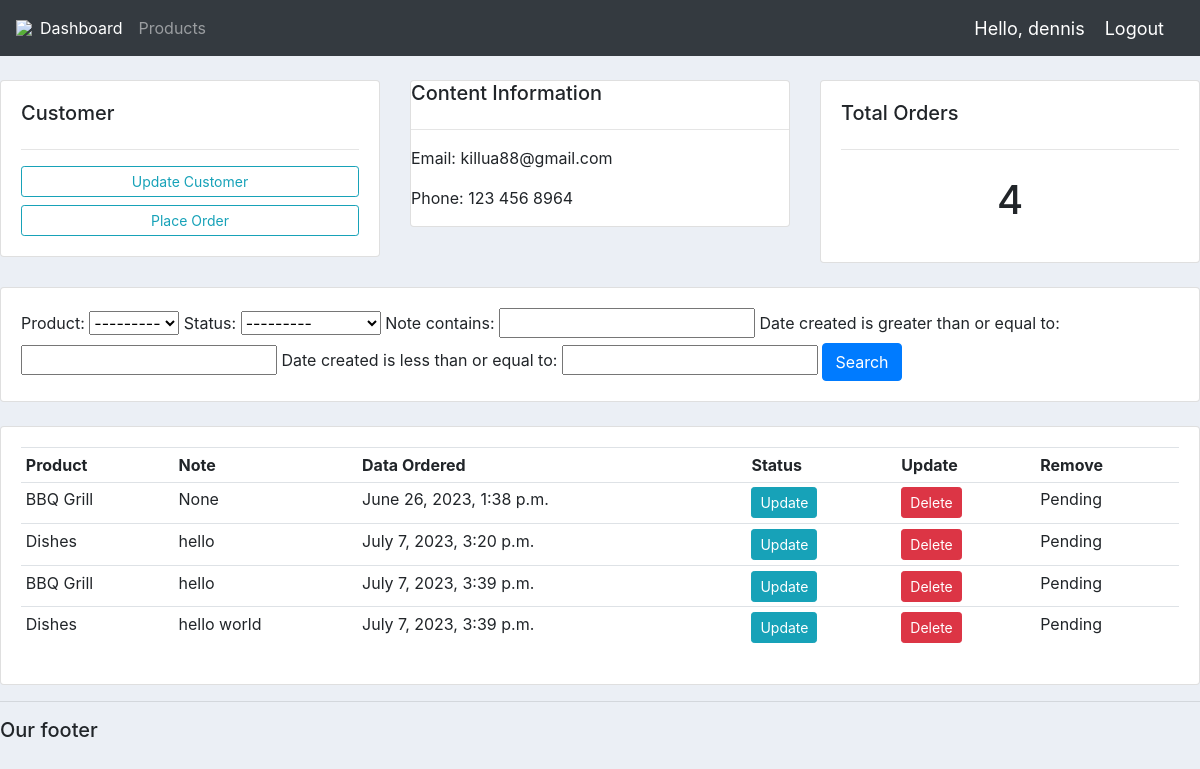
Page /customer/1 (signed in) on the committed database.
### accounts/models.py (models this page shows, shortened)
class Customer(models.Model):
    user = models.OneToOneField(User, null=True,blank= True, on_delete=models.CASCADE)
    name = models.CharField(max_length=200, null=True)
    phone = models.CharField(max_length=200, null=True)
    email = models.CharField(max_length=200, null=True)
    profile_pic = models.ImageField(default="profile1.png",null=True, blank=True)
    date_created = models.DateTimeField(auto_now_add=True, null=True)

class Order(models.Model):
    STATUS = (
        ('Pending', 'Pending'),
        ('Out for delivery', 'Out  for delivery'),
        ('Delivered', 'Delivered'),
    )
    customer = models.ForeignKey(Customer, null=True, on_delete= models.SET_NULL)
    product = models.ForeignKey(Product, null=True, on_delete= models.SET_NULL)
    date_created = models.DateTimeField(auto_now_add=True, null=True)
    status = models.CharField(max_length=200, null=True, choices=STATUS)
    note = models.CharField(max_length=1000, null=True)

class Product(models.Model):
    CATEGORY = (
        ('Indoor', 'Indoor'),
        ('Out Door', 'Out Door'),
    )
    name = models.CharField(max_length=200, null=True)
    price = models.FloatField(null=True)
    category = models.CharField(max_length=200, null=True, choices=CATEGORY)
    description = models.CharField(max_length=200, null=True, blank=True)
    date_created = models.DateTimeField(auto_now_add=True, null=True)
    tags = models.ManyToManyField(Tag)
    def __str__(self):
        return self.name

### accounts/decoraters.py (the view)
        def wrapper_func(request, *args, **kwargs):
            group = None
            if request.user.groups.exists():
                group = request.user.groups.all()[0].name
            if group in allowed_roles:
                return view_func(request, *args, **kwargs)
            else:
                return HttpResponse('You are not authorized to view this page')

### accounts/decoraters.py (called while the page is built)
def allowed_users(allowed_roles=[]):
    def decorator(view_func):
        def wrapper_func(request, *args, **kwargs):
            group = None
            if request.user.groups.exists():
                group = request.user.groups.all()[0].name
            if group in allowed_roles:
                return view_func(request, *args, **kwargs)
            else:
                return HttpResponse('You are not authorized to view this page')
        return wrapper_func
    return decorator

### accounts/views.py (called while the page is built)
@login_required(login_url='login')
@allowed_users(allowed_roles=['admin'])
def customer(requset, pk_test):
    customer = Customer.objects.get(id=pk_test)
    orders = customer.order_set.all()
    order_count = orders.count()
    myFilter = OrderFilter(requset.GET, queryset=orders)
    orders = myFilter.qs
    context = {'customer': customer, 'orders':orders, 'order_count':order_count, 'myFilter': myFilter}
    return render(requset,'accounts/customer.html', context)

### accounts/templates/accounts/customer.html
{% extends 'accounts/main.html' %}
{% block content %}
    <br>
    <div class="row">
        <div class="col-md">
            <div class="card card-body">
                <h5>Customer</h5>
                <hr>
                <a class="btn btn-outline-info btn-sm btn-block" href="">Update Customer</a>
                <a class="btn btn-outline-info btn-sm btn-block" href="{% url 'create_order' customer.id %}">Place Order</a>
            </div>
        </div>
        <div class="col-md">
            <div class="card card body">
                <h5>Content Information</h5>
                <hr>
                <p>Email: {{customer.email}}</p>
                <p>Phone: {{customer.phone}}</p>
            </div>
        </div>
        <div class="col-md">
            <div class="card card-body">
                <h5>Total Orders</h5>
                <hr>
                <h1 style="text-align: center;padding:10px">{{order_count}}</h1>
            </div>
        </div>
    </div>
    <br>
    <div class="row">
        <div class="col">
            <div class="card card-body">
                <form method="get">
                    {{ myFilter.form }}
                    <button class="btn btn-primary" type="submit">Search</button>
                </form>
            </div>
        </div>
    </div>
    <br>
    <div class="row">
        <div class="col-md">
            <div class="card card-body">
                <table class="table table-sm">
                    <tr>
                        <th>Product</th>
                        <th>Note</th>
                        <th>Data Ordered</th>
                        <th>Status</th>
                        <th>Update</th>
                        <th>Remove</th>
                    </tr>
                    {% for order in orders %}
                    <tr>
                        <td>{{order.product}}</td>
                        <td>{{order.note}}</td>
                        <td>{{order.date_created}}</td>
                        <td><a class="btn btn-sm btn-info" href="{% url 'update_order' order.id %}">Update</a></td>
                        <td><a class="btn btn-sm btn-danger" href="{% url 'delete_order' order.id %}">Delete</a></td>
                        <td>{{order.status}}</td>
                    </tr>
                    {% endfor %}
                </table>
            </div>
        </div>
    </div>
{% endblock %}

### accounts/templates/accounts/navbar.html (shortened to what this page needs)
{% load static %}
<nav class="navbar navbar-expand-lg navbar-dark bg-dark">
  <img src="{% static 'images/logo.png' %}">
    <div class="collapse navbar-collapse" id="navbarNav">
      <ul class="navbar-nav">
        {% if request.user.is_staff %}
        <li class="nav-item active">
          <a class="nav-link" href="{% url 'home' %}">Dashboard</a>
        </li>
        <li class="nav-item">
          <a class="nav-link" href="{% url 'products' %}">Products</a>
        </li>
        {% else %}
        <li class="nav-item">
          <a class="nav-link" href="{% url 'account' %}">Settings</a>
        </li>
        {% endif %}
      </ul>
    </div>
    <span class="hello-msg">Hello, {{request.user}}</span>
    <span><a class="hello-msg" href="{% url 'logout' %}">Logout</a></span>
  </nav>

### static/css/main.css (style rules this page uses)
body { background-color: #ebeff5; }

### accounts/templates/accounts/navbar.html (style rules this page uses)
.hello-msg { font-size: 18px; color: #fff; margin-right: 20px; }

### rows in the picture
Customer: email "killua88@gmail.com", phone "123 456 8964"
Order: product "BBQ Grill", note "None", date_created "June 26, 2023, 1:38 p.m.", status "Pending"
Order: product "Dishes", note "hello", date_created "July 7, 2023, 3:20 p.m.", status "Pending"
Order: product "BBQ Grill", note "hello", date_created "July 7, 2023, 3:39 p.m.", status "Pending"
Order: product "Dishes", note "hello world", date_created "July 7, 2023, 3:39 p.m.", status "Pending"

### other values in the picture
{{ request.user }} "dennis"
{{ order_count }} "4"
